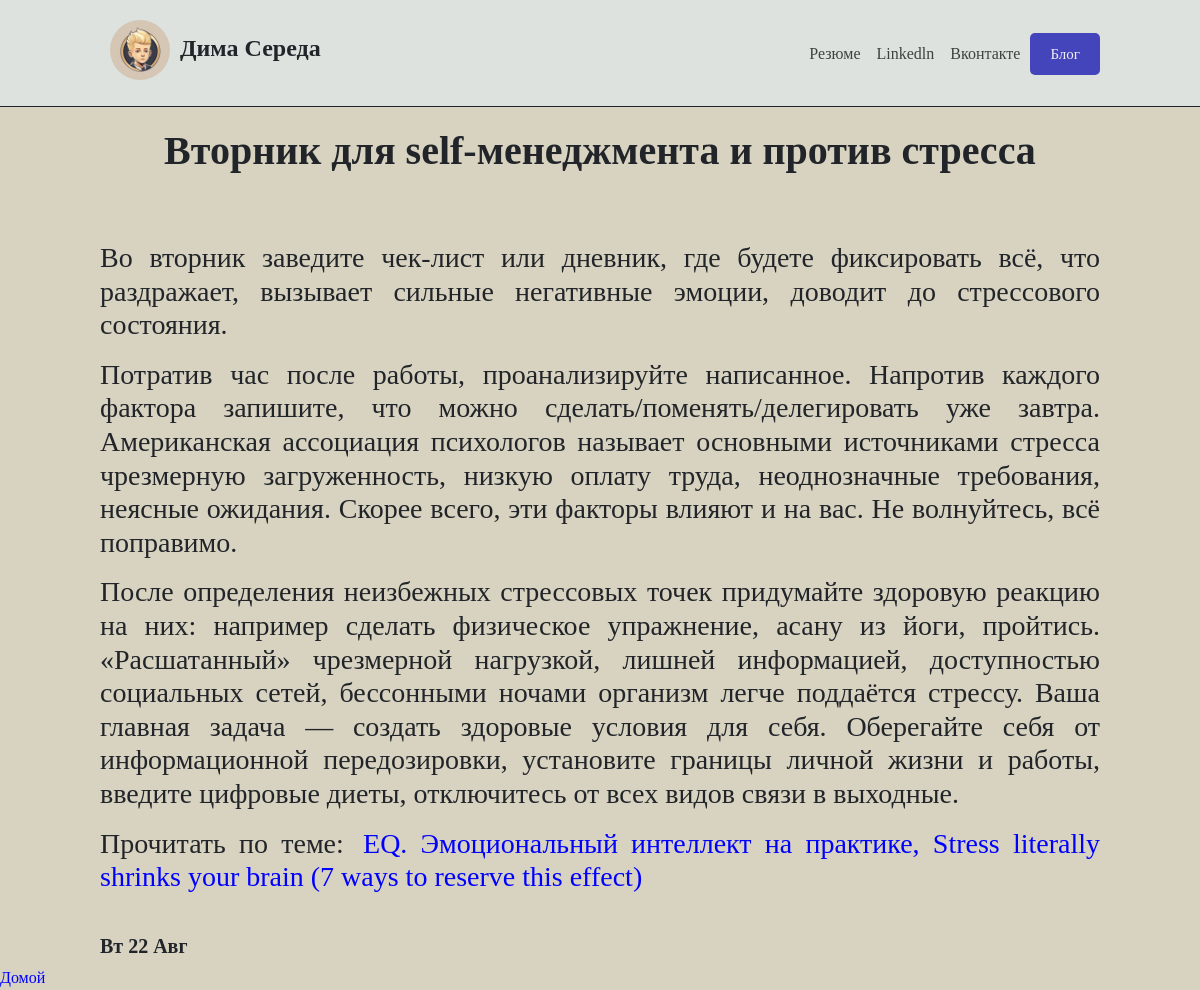
Page /blog/3/ on the committed database.
### blog/models.py (models this page shows, shortened)
class Blog(models.Model):
    title = models.CharField(max_length=100)
    description = models.TextField(max_length=5000)
    date = models.DateField()

### blog/views.py (the view)
# urls.py: path('<int:blog_id>/', views.detail, name='detail'),
def detail(request, blog_id):
    blog = get_object_or_404(Blog, pk=blog_id)
    return render(request, 'blog/detail.html', {'blog':blog})

### blog/templates/blog/detail.html (shortened to what this page needs)
{% extends 'portfolio/base.html' %}
{% block content %}
<div class="content">
    <h1><b>{{ blog.title }}</b></h1>
    <p><h3>{{ blog.description|safe }}</h3></p>
    <br><h5><b>{{ blog.date|date:'D d M' }}</b></h5>
    <a id = "homebutton" href="{% url 'home' %}">Домой</a>
    {% endblock %}

### portfolio/static/portfolio/css/base.css (style rules this page uses)
.default-link { text-decoration: none; color: rgb(62, 65, 65); padding: 6px; }
body { background-color: rgb(216, 210, 192); font-family: serif; }

### blog/templates/blog/detail.html (style rules this page uses)
.content h1 { text-align: center; padding-bottom: 50px; }
.content h3 { text-align: justify; padding-left: 100px; padding-right: 100px; }
.content a { text-decoration: none; color: blue; }
.content h5 { padding-left: 100px; }

### rows in the picture
Blog: title "Вторник для self-менеджмента и против стресса", description "Во вторник заведите чек-лист или дневник, где будете фиксировать всё, что раздражает, вызывает сильные негативные эмоции, доводит до стрессового состояния. Потратив час после работы, проанализируйте написанное. Напротив каждого фактора запишите, что можно сделать/поменять/делегировать уже завтра. Американская ассоциация психологов называет основными источниками стресса чрезмерную загруженность, низкую оплату труда, неоднозначные требования, неясные ожидания. Скорее всего, эти факторы влияют и на вас. Не волнуйтесь, всё поправимо. После определения неизбежных стрессовых точек придумайте здоровую реакцию на них: например сделать физическое упражнение, асану из йоги, пройтись. «Расшатанный»…", date "Вт 22 Авг"
